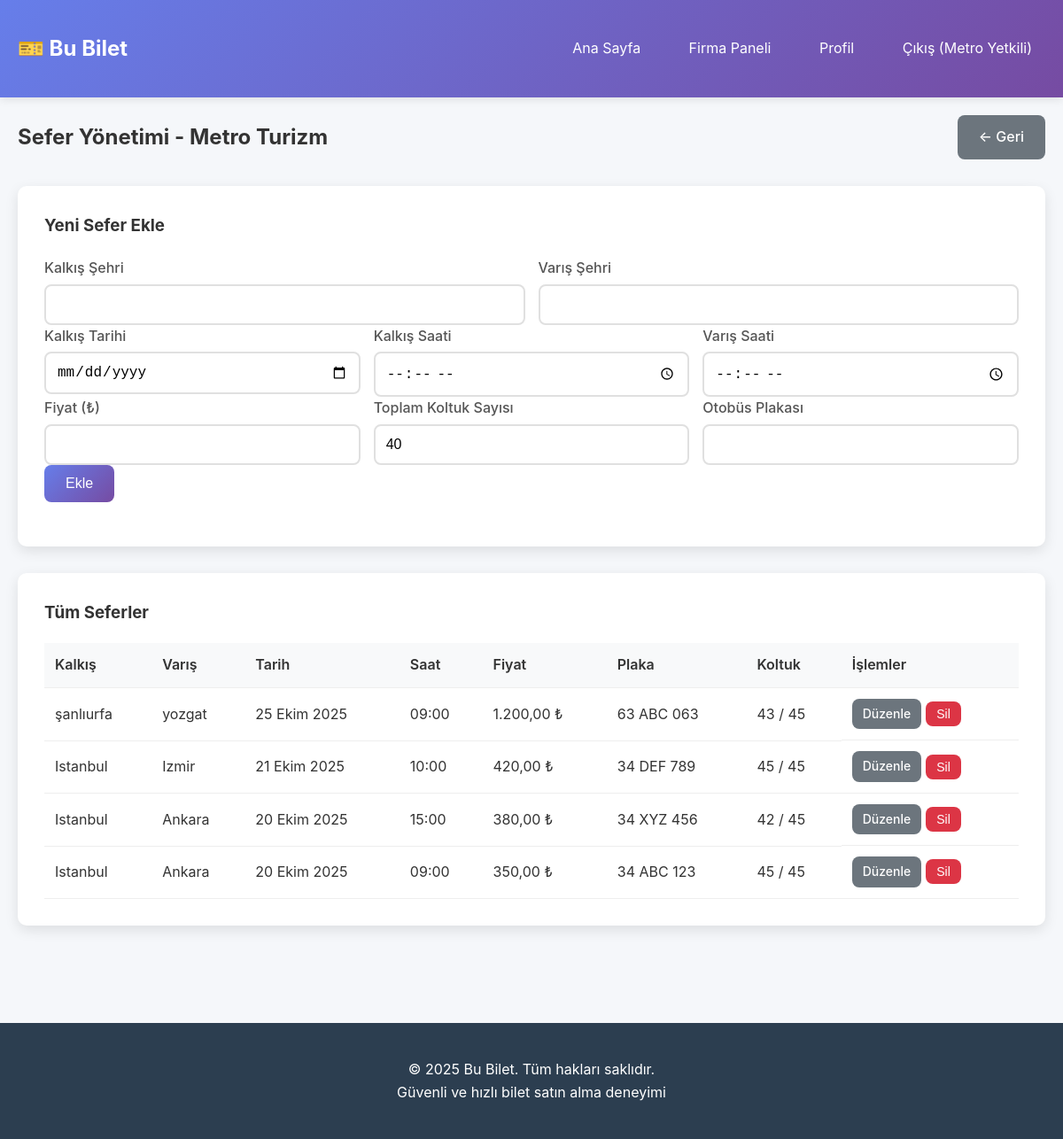
Screenshot of /firma-admin/trips.php (signed in) with the database file from the repository.
### tables this page shows
CREATE TABLE companies (
        id INTEGER PRIMARY KEY AUTOINCREMENT,
        name TEXT UNIQUE NOT NULL,
        logo TEXT,
        phone TEXT,
        email TEXT,
        created_at DATETIME DEFAULT CURRENT_TIMESTAMP
    );

CREATE TABLE trips (
        id INTEGER PRIMARY KEY AUTOINCREMENT,
        company_id INTEGER NOT NULL,
        departure_city TEXT NOT NULL,
        arrival_city TEXT NOT NULL,
        departure_date DATE NOT NULL,
        departure_time TIME NOT NULL,
        arrival_time TIME NOT NULL,
        price REAL NOT NULL,
        total_seats INTEGER DEFAULT 45,
        available_seats INTEGER DEFAULT 45,
        bus_plate TEXT,
        created_at DATETIME DEFAULT CURRENT_TIMESTAMP,
        FOREIGN KEY (company_id) REFERENCES companies(id)
    );

### includes/auth.php (called while the page is built, shortened)
<?php
function isLoggedIn() {
    return isset($_SESSION['user_id']);
}
function hasRole($role) {
    return isset($_SESSION['role']) && $_SESSION['role'] === $role;
}
?>

### includes/functions.php (called while the page is built, shortened)
<?php
function formatPrice($price) {
    return number_format($price, 2, ',', '.') . ' ₺';
}
function formatDate($date) {
    $months = [
        'January' => 'Ocak', 'February' => 'Şubat', 'March' => 'Mart',
        'April' => 'Nisan', 'May' => 'Mayıs', 'June' => 'Haziran',
        'July' => 'Temmuz', 'August' => 'Ağustos', 'September' => 'Eylül',
        'October' => 'Ekim', 'November' => 'Kasım', 'December' => 'Aralık'
    ];
    $timestamp = strtotime($date);
    $formatted = date('d F Y', $timestamp);
    foreach ($months as $eng => $tr) {
        $formatted = str_replace($eng, $tr, $formatted);
    }
    return $formatted;
}
function formatTime($time) {
    return date('H:i', strtotime($time));
}
?>

### firma-admin/trips.php (the view, shortened to what this page needs)
<?php
require_once '../includes/db.php';
require_once '../includes/auth.php';
require_once '../includes/functions.php';
$user = getCurrentUser();
$companyId = $user['company_id'];
$stmt = $db->prepare("SELECT * FROM companies WHERE id = :id");
$stmt->bindValue(':id', $companyId, SQLITE3_INTEGER);
$result = $stmt->execute();
$company = $result->fetchArray(SQLITE3_ASSOC);
$editTrip = null;
$stmt = $db->prepare("SELECT * FROM trips WHERE company_id = :company_id
                      ORDER BY departure_date DESC, departure_time DESC");
$stmt->bindValue(':company_id', $companyId, SQLITE3_INTEGER);
$result = $stmt->execute();
$trips = [];
while ($row = $result->fetchArray(SQLITE3_ASSOC)) {
    $trips[] = $row;
}
?>
<!DOCTYPE html>
<html lang="tr">
<head>
    <link rel="stylesheet" href="../assets/css/style.css">
</head>
<body>
    <?php include '../includes/header.php'; ?>
    <div class="container">
        <div class="admin-header">
            <h2>Sefer Yönetimi - <?= htmlspecialchars($company['name']) ?></h2>
            <div class="admin-nav">
                <a href="index.php" class="btn btn-secondary">← Geri</a>
            </div>
        </div>
        <div class="admin-section">
            <h3><?= $editTrip ? 'Sefer Düzenle' : 'Yeni Sefer Ekle' ?></h3>
            <form method="POST" class="admin-form">
                <div class="form-row">
                    <div class="form-group">
                        <label for="departure_city">Kalkış Şehri</label>
                        <input type="text" name="departure_city" id="departure_city"
                               value="<?= $editTrip ? htmlspecialchars($editTrip['departure_city']) : '' ?>" required>
                    </div>
                    <div class="form-group">
                        <label for="arrival_city">Varış Şehri</label>
                        <input type="text" name="arrival_city" id="arrival_city"
                               value="<?= $editTrip ? htmlspecialchars($editTrip['arrival_city']) : '' ?>" required>
                    </div>
                </div>
                <div class="form-row">
                    <div class="form-group">
                        <label for="departure_date">Kalkış Tarihi</label>
                        <input type="date" name="departure_date" id="departure_date"
                               value="<?= $editTrip ? $editTrip['departure_date'] : '' ?>" required>
                    </div>
                    <div class="form-group">
                        <label for="departure_time">Kalkış Saati</label>
                        <input type="time" name="departure_time" id="departure_time"
                               value="<?= $editTrip ? $editTrip['departure_time'] : '' ?>" required>
                    </div>
                    <div class="form-group">
                        <label for="arrival_time">Varış Saati</label>
                        <input type="time" name="arrival_time" id="arrival_time"
                               value="<?= $editTrip ? $editTrip['arrival_time'] : '' ?>" required>
                    </div>
                </div>
                <div class="form-row">
                    <div class="form-group">
                        <label for="price">Fiyat (₺)</label>
                        <input type="number" step="0.01" name="price" id="price"
                               value="<?= $editTrip ? $editTrip['price'] : '' ?>" required>
                    </div>
                    <?php if (!$editTrip): ?>
                    <div class="form-group">
                        <label for="total_seats">Toplam Koltuk Sayısı</label>
                        <input type="number" name="total_seats" id="total_seats"
                               value="40" min="1" max="60" required>
                    </div>
                    <?php endif; ?>
                    <div class="form-group">
                        <label for="bus_plate">Otobüs Plakası</label>
                        <input type="text" name="bus_plate" id="bus_plate"
                               value="<?= $editTrip ? htmlspecialchars($editTrip['bus_plate']) : '' ?>" required>
                    </div>
                </div>
                <button type="submit" class="btn btn-primary">
                    <?= $editTrip ? 'Güncelle' : 'Ekle' ?>
                </button>
            </form>
        </div>
        <div class="admin-section">
            <h3>Tüm Seferler</h3>
            <?php if (empty($trips)): ?>
                <p>Henüz sefer bulunmuyor.</p>
            <?php else: ?>
                <div class="table-responsive">
                    <table class="admin-table">
                        <thead>
                            <tr>
                                <th>Kalkış</th>
                                <th>Varış</th>
                                <th>Tarih</th>
                                <th>Saat</th>
                                <th>Fiyat</th>
                                <th>Plaka</th>
                                <th>Koltuk</th>
                                <th>İşlemler</th>
                            </tr>
                        </thead>
                        <tbody>
                            <?php foreach ($trips as $trip): ?>
                                <tr>
                                    <td><?= htmlspecialchars($trip['departure_city']) ?></td>
                                    <td><?= htmlspecialchars($trip['arrival_city']) ?></td>
                                    <td><?= formatDate($trip['departure_date']) ?></td>
                                    <td><?= formatTime($trip['departure_time']) ?></td>
                                    <td><?= formatPrice($trip['price']) ?></td>
                                    <td><?= htmlspecialchars($trip['bus_plate']) ?></td>
                                    <td><?= $trip['available_seats'] ?> / <?= $trip['total_seats'] ?></td>
                                    <td class="action-buttons">
                                        <a href="?edit=<?= $trip['id'] ?>" class="btn btn-sm btn-secondary">Düzenle</a>
                                        <form method="POST" style="display: inline;"
                                              onsubmit="return confirm('Bu seferi silmek istediğinizden emin misiniz?');">
                                            <button type="submit" class="btn btn-sm btn-danger">Sil</button>
                                        </form>
                                    </td>
                                </tr>
                            <?php endforeach; ?>
                        </tbody>
                    </table>
                </div>
            <?php endif; ?>
        </div>
    </div>
    <?php include '../includes/footer.php'; ?>
</body>
</html>

### includes/header.php
<header>
    <div class="container">
        <h1>🎫 Bu Bilet</h1>
        <nav>
            <a href="<?= $_SERVER['REQUEST_SCHEME'] ?>://<?= $_SERVER['HTTP_HOST'] ?>/bilet-satin-alma/index.php">Ana Sayfa</a>
            <?php if (isLoggedIn()): ?>
                <?php if (hasRole('admin')): ?>
                    <a href="<?= $_SERVER['REQUEST_SCHEME'] ?>://<?= $_SERVER['HTTP_HOST'] ?>/bilet-satin-alma/admin/index.php">Admin Paneli</a>
                <?php elseif (hasRole('company_admin')): ?>
                    <a href="<?= $_SERVER['REQUEST_SCHEME'] ?>://<?= $_SERVER['HTTP_HOST'] ?>/bilet-satin-alma/firma-admin/index.php">Firma Paneli</a>
                <?php else: ?>
                    <a href="<?= $_SERVER['REQUEST_SCHEME'] ?>://<?= $_SERVER['HTTP_HOST'] ?>/bilet-satin-alma/my-tickets.php">Biletlerim</a>
                <?php endif; ?>
                <a href="<?= $_SERVER['REQUEST_SCHEME'] ?>://<?= $_SERVER['HTTP_HOST'] ?>/bilet-satin-alma/profile.php">Profil</a>
                <a href="<?= $_SERVER['REQUEST_SCHEME'] ?>://<?= $_SERVER['HTTP_HOST'] ?>/bilet-satin-alma/logout.php">Çıkış (<?= htmlspecialchars($_SESSION['name']) ?>)</a>
            <?php else: ?>
                <a href="<?= $_SERVER['REQUEST_SCHEME'] ?>://<?= $_SERVER['HTTP_HOST'] ?>/bilet-satin-alma/login.php">Giriş Yap</a>
                <a href="<?= $_SERVER['REQUEST_SCHEME'] ?>://<?= $_SERVER['HTTP_HOST'] ?>/bilet-satin-alma/register.php">Kayıt Ol</a>
            <?php endif; ?>
        </nav>
    </div>
</header>

### includes/footer.php
<footer>
    <div class="container">
        <p>&copy; <?= date('Y') ?> Bu Bilet. Tüm hakları saklıdır.</p>
        <p>Güvenli ve hızlı bilet satın alma deneyimi</p>
    </div>
</footer>

### assets/css/style.css (style rules this page uses)
* { margin: 0; padding: 0; box-sizing: border-box; }
body { font-family: -apple-system, BlinkMacSystemFont, 'Segoe UI', Roboto, Oxygen, Ubuntu, Cantarell, sans-serif; line-height: 1.6; color: #333; background-color: #f5f7fa; }
.container { max-width: 1200px; margin: 0 auto; padding: 20px; }
header { background: linear-gradient(135deg, #667eea 0%, #764ba2 100%); color: white; padding: 1rem 0; box-shadow: 0 2px 10px rgba(0,0,0,0.1); }
header .container { display: flex; justify-content: space-between; align-items: center; }
header h1 { font-size: 1.5rem; }
header nav a { color: white; text-decoration: none; margin-left: 20px; padding: 8px 15px; border-radius: 5px; transition: background 0.3s; }
.form-row { display: grid; grid-template-columns: repeat(auto-fit, minmax(200px, 1fr)); gap: 15px; }
.form-group { display: flex; flex-direction: column; }
.form-group label { color: #555; margin-bottom: 5px; font-weight: 500; }
.form-group input, .form-group select { padding: 12px; border: 2px solid #e0e0e0; border-radius: 8px; font-size: 1rem; transition: border-color 0.3s; }
.btn { padding: 12px 24px; border: none; border-radius: 8px; cursor: pointer; font-size: 1rem; font-weight: 500; transition: all 0.3s; text-decoration: none; display: inline-block; text-align: center; }
.btn-primary { background: linear-gradient(135deg, #667eea 0%, #764ba2 100%); color: white; }
.btn-secondary { background: #6c757d; color: white; }
.btn-danger { background: #dc3545; color: white; }
.btn-sm { padding: 6px 12px; font-size: 0.875rem; }
.admin-header { display: flex; justify-content: space-between; align-items: center; margin-bottom: 30px; }
.admin-nav { display: flex; gap: 10px; }
.admin-section { background: white; padding: 30px; border-radius: 10px; box-shadow: 0 5px 15px rgba(0,0,0,0.1); margin-bottom: 30px; }
.admin-section h3 { margin-bottom: 20px; color: #333; }
.admin-form { margin-bottom: 20px; }
.table-responsive { overflow-x: auto; }
.admin-table { width: 100%; border-collapse: collapse; }
.admin-table th, .admin-table td { padding: 12px; text-align: left; border-bottom: 1px solid #eee; }
.admin-table th { background: #f8f9fa; font-weight: 600; color: #333; }
.action-buttons { display: flex; gap: 5px; align-items: center; }
.action-buttons form { margin: 0; }
footer { background: #2c3e50; color: white; text-align: center; padding: 20px 0; margin-top: 60px; }

### rows the page displays
companies: name "Metro Turizm"
trips: departure_city "şanlıurfa", arrival_city "yozgat", departure_date "25 Ekim 2025", departure_time "09:00", price "1.200,00 ₺", bus_plate "63 ABC 063", available_seats "43", total_seats "45"
trips: departure_city "Istanbul", arrival_city "Izmir", departure_date "21 Ekim 2025", departure_time "10:00", price "420,00 ₺", bus_plate "34 DEF 789", available_seats "45", total_seats "45"
trips: departure_city "Istanbul", arrival_city "Ankara", departure_date "20 Ekim 2025", departure_time "15:00", price "380,00 ₺", bus_plate "34 XYZ 456", available_seats "42", total_seats "45"
trips: departure_city "Istanbul", arrival_city "Ankara", departure_date "20 Ekim 2025", departure_time "09:00", price "350,00 ₺", bus_plate "34 ABC 123", available_seats "45", total_seats "45"

### other values shown
$_SESSION['name'] "Metro Yetkili"
